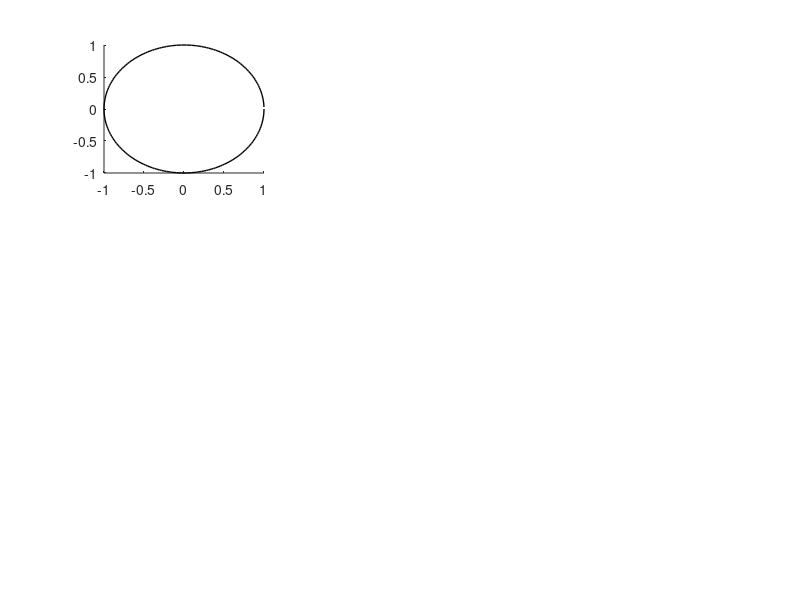

Write MATLAB code to recreate this figure. (Note: this script raises an error after producing the figure.)
randstate = 0;
randstate = randstate + 1;
randn('state', randstate);

resolution = 200;
aperture = 2;
veci = 160;
I = eye(2);

X = randn(2,4);
R = X * X' / size(X,2);
[UR SR URt] = svd(R);


%%

figure(1); clf;
set(gcf, 'WindowStyle','normal');
set(gcf,'Position', [800 200 800 800]);
plotcounter = 0;
for aperture = 1*[1 2 3]
    for b = 10 * [0.0 0.1 0.5]
        plotcounter = plotcounter + 1;
        subplot(3,3,plotcounter);
        
        SR = diag([10 b ]);
        R = UR * SR * UR';
        
        S = zeros(2,resolution);
        for i = 1:resolution
            S(:,i) = [cos(2*pi*i/resolution), sin(2*pi*i/resolution) ]';
        end
        
        % compute  C
        s = diag(SR);
        rootArgs = (aperture^2 * s - 4) ./ (4*aperture^2 * s);
        nonNegInds = (rootArgs >= 0);
        sC = zeros(2,1);
        sC(nonNegInds) = 0.5 + sqrt(rootArgs(nonNegInds));
        C = UR * diag(sC) * UR';
        CS = C * S;
        
        
        
        % compute c
         F = S ;
        engys = sum(((UR * diag(sqrt(diag(SR))))' * F).^2,1 )  / 2;
        
        rootArgs = (aperture^2 * engys - 4) ./ (4*aperture^2 * engys);
        nonNegInds = (rootArgs >= 0);
        c = zeros(1,200);
        c(1,nonNegInds) = 0.5 + sqrt(rootArgs(1,nonNegInds));
        Sc = S * diag(c);
        
        C2 = F * diag(c) * F' / norm(F(1,:))^2;
        % C2 = 2*F * diag(c) * F' / resolution; % is identical
        
        C2S = C2 * S;
        
        
        textsize = 24;
        hold on;
        line(S(1,:)', S(2,:)', ...
            'Color', 'k', 'LineWidth', 1);
        
        [X Y] = vecLine(UR(:,1));
        line(X, Y, 'Color', 'k', 'LineWidth', 1, 'LineStyle', '--');
        [X Y] = vecLine(-UR(:,1));
        line(X, Y, 'Color', 'k', 'LineWidth', 1, 'LineStyle', '--');
        [X Y] = vecLine(UR(:,2));
        line(X, Y, 'Color', 'k', 'LineWidth', 1, 'LineStyle', '--');
        [X Y] = vecLine(-UR(:,2));
        line(X, Y, 'Color', 'k', 'LineWidth', 1, 'LineStyle', '--');
        
        line(Sc(1,:)', Sc(2,:)', ...
            'Color', 0.7*[0.5 1 0.5], 'LineWidth',1.5);
        line(CS(1,:)', CS(2,:)', ...
            'Color', 0.95 * [.5 .5 1], 'LineWidth', 6);
        line(C2S(1,:)', C2S(2,:)', ...
            'Color', 'r', 'LineWidth', 2);
        
        hold off;
        set(gca, 'XLim',[-1 1], 'YLim', [-1 1], 'Box', 'on');
        if plotcounter ~= 7
            set(gca, 'XTick', [], 'YTick', []);
        end
        if plotcounter >= 7
            set(gca, 'XTick', [-1 0 1], 'FontSize',textsize);
        end
        if mod(plotcounter,3) == 1
            set(gca,  'YTick', [-1 0 1], 'FontSize',textsize);
        end
        if plotcounter < 4
            title(sprintf('$\sigma_2$ = %g', b),...
                 'FontSize',textsize);
        end
        if mod(plotcounter,3) == 1
            ylabel(sprintf('aperture = %g',aperture), ...
                'FontSize',textsize);
        end
        
    end
end
%%
